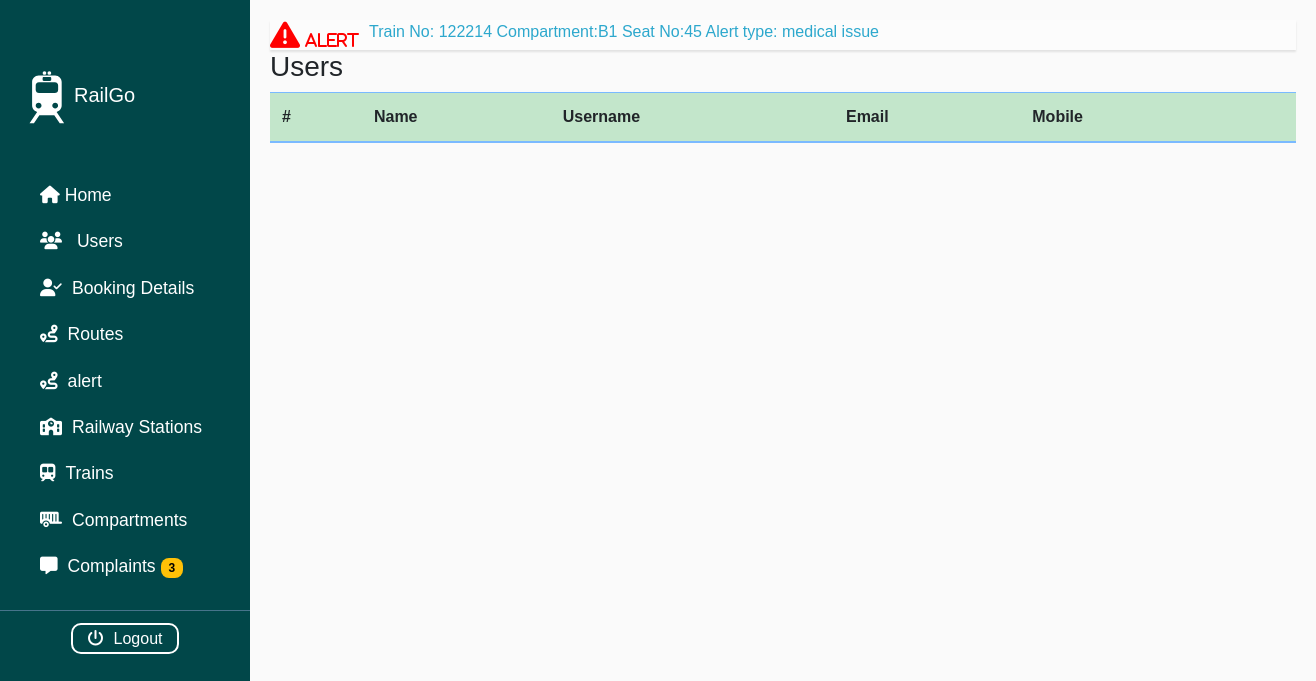
The app's page /users, older data.
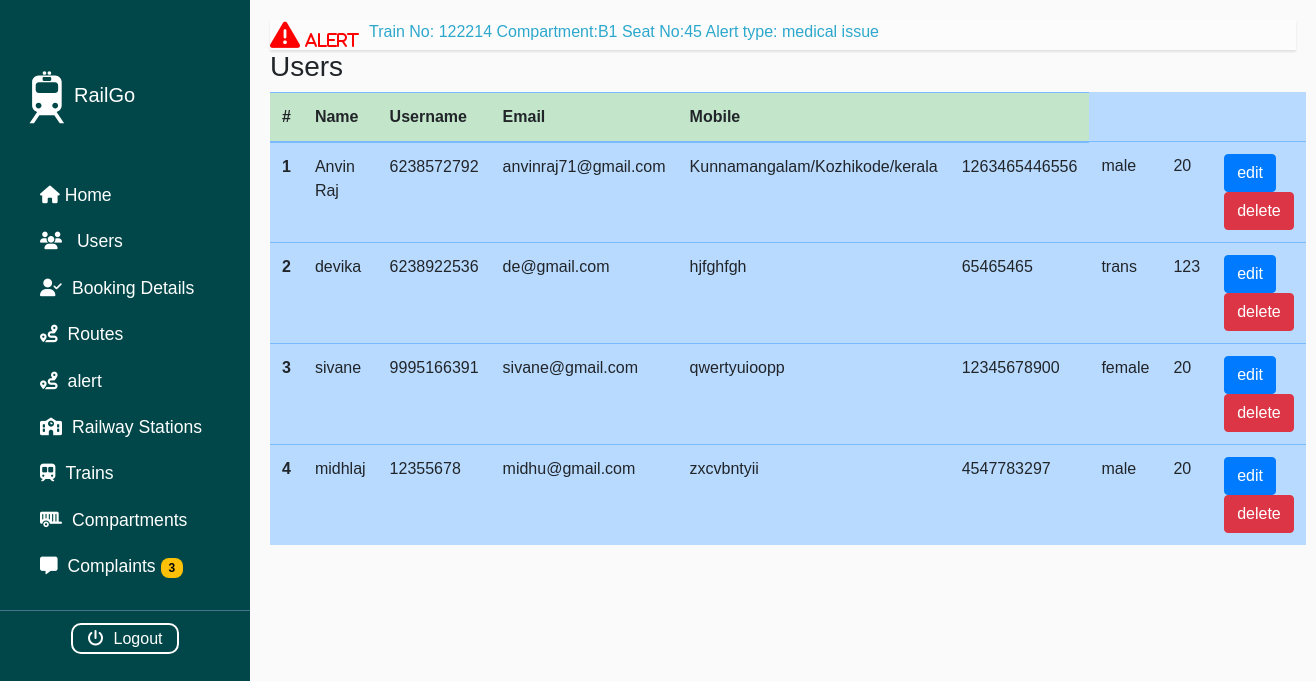
The same page, newer data.
### trsapp/models.py (models this page shows)
class user_model(models.Model):
    LOGINID=models.ForeignKey(Login_model,on_delete=models.CASCADE,null=True,blank=True)
    Fullname=models.CharField(max_length=100,null=True,blank=True)
    mobile=models.IntegerField(null=True,blank=True)
    email=models.CharField(max_length=100,null=True,blank=True)
    address=models.CharField(max_length=100,null=True,blank=True)
    gender=models.CharField(max_length=100,null=True,blank=True)
    age=models.IntegerField(null=True,blank=True)
    aadharnumber=models.CharField(max_length=100,null=True,blank=True)

### trsapp/views.py (the view)
# urls.py: path('users',Users.as_view(), name='users'),
class Users(View):
    def get(self, request):
        c=user_model.objects.all()
        return render(request, 'Administrator/users.html', {'a':c})

### templates/Administrator/users.html
{% extends 'Administrator/base.html' %}
{% block content%}
                <div class="tbl-div">
                    <h3>Users</h3>
                    <table class="table table-primary table-striped-columns table-hover">
                        <thead>
                            <tr class="table-success">
                              <th scope="col">#</th>
                              <th scope="col">Name</th>
                              <th scope="col">Username</th>
                              <th scope="col">Email</th>
                              <th scope="col">Mobile</th>
                              <th scope="col"></th>
                            </tr>
                          </thead>
                          <tbody>
                            {% for i in a %}
                            <tr>
                              <th scope="row">{{forloop.counter}}</th>
                              <td>{{i.Fullname}}</td>
                              <td>{{i.mobile}}</td>
                              <td>{{i.email}}</td>
                              <td>{{i.address}}</td>
                              <td>{{i.aadharnumber}}</td>
                              <td>{{i.gender}}</td>
                              <td>{{i.age}}</td>
                              <td>
                                 <a href="#" class="btn btn-primary">edit</a>
                                 <a href="#" class="btn btn-danger" onclick="confirm('are youe sure to delete this user?')">delete</a>
                              </td>
                            </tr>
                            {% endfor %}
                          </tbody>
                    </table>
                </div>
            </div>
        </div>
    </div>
{% endblock %}

### templates/Administrator/base.html (shortened to what this page needs)
{% load static %}
<!DOCTYPE html>
<html lang="en">
<head>
    <link href="https://stackpath.bootstrapcdn.com/bootstrap/4.5.2/css/bootstrap.min.css" rel="stylesheet">
    <link rel="stylesheet" href="https://cdnjs.cloudflare.com/ajax/libs/font-awesome/6.7.2/css/all.min.css" />
    <link rel="stylesheet" href="{% static 'css/style.css'%}">
    <link rel="stylesheet" href="{%static 'css/style2.css'%}">
</head>
<body>
    <div class="wrapper">
        <nav id="sidebar">
            <div class="sidebar-header">
                <h5>
                    RailGo
                </h5>
            </div>
            <ul class="list-unstyled components">
                <li>
                    <a href="/dash"><i class="fas fa-home"></i> Home</a>
                </li>
                <li>
                    <a href="/users"><i class="fa-solid fa-users"></i> Users</a>
                </li>
                <li>
                    <a href="/bookings "><i class="fa-solid fa-user-check"></i>Booking Details</a>
                </li>
                <li>
                    <a href="/routes"><i class="fa-solid fa-route"></i>Routes</a>
                </li>
                <li>
                    <a href="/alert"><i class="fa-solid fa-route"></i>alert</a>
                </li>
                <li>
                    <a href="/stations"><i class="fa-solid fa-school"></i>Railway Stations</a>
                </li>
                <li>
                    <a href="/trains"><i class="fa-solid fa-train-subway"></i>Trains</a>
                </li>
                <li>
                    <a href="/compartments"><i class="fa-solid fa-trailer"></i>Compartments</a>
                </li>
                <li>
                    <a href="/complaints"><i class="fa-solid fa-message"></i>Complaints <span class="badge">3</span></a>
                </li>
            </ul>
           <div style="text-align: center;">
            <a href="#" class="logout"><i class="fa-solid fa-power-off"></i>Logout</a>
           </div>
        </nav>
        <div id="content">
            <div class="main">
                <div class="alert-div" data-alert="1">
                    <i class="fa-solid fa-triangle-exclamation"><span>ALERT</span></i>
                    <marquee behavior="scroll" direction="left">
                        <a href="alert.html">
                            <span>Train No: </span>122214
                            <span>Compartment:</span>B1
                            <span>Seat No:</span>45
                            <span>Alert type:</span> medical issue
                        </a>
                    </marquee>
                </div>
                 {% block content%}
{% endblock%}
</body>
</html>

### static/css/style.css (style rules this page uses)
* { margin: 0; padding: 0; box-sizing: border-box; }
#sidebar { position: fixed; top: 0; left: 0; height: 100%; width: 250px; background-color: #343a40; padding-top: 50px; transition: all 0.3s; }
.sidebar-header { padding: 20px; background-color: #343a40; }
.list-unstyled.components { padding: 20px; border-bottom: 1px solid #4e5256; }
.fa-solid { margin-right: 10px; }
@media screen and (min-width: 769px) { .main { margin-left:250px ; } }
body { font-family: 'Poppins', sans-serif; background: #fafafa; }
a, a:hover, a:focus { color: inherit; text-decoration: none; }
#sidebar { min-width: 250px; max-width: 250px; background: #014749; color: #fff; transition: all 0.3s; }
#sidebar .sidebar-header { padding: 20px; background: #014749; }
#sidebar ul.components { padding: 20px 0; border-bottom: 1px solid #47748b; padding-left: 20px; }
#sidebar ul li a { padding: 10px 20px; font-size: 1.1em; display: block; text-decoration: none; color: white; }
.badge { font-size: 0.75rem; border-radius: 0.5rem; padding: 0.25rem 0.5rem; background-color: #ffc107; color: #000; }
#content { width: 100%; padding: 20px; min-height: 100vh; transition: all 0.3s; }
.logout { background-color: #014749; border:2px solid #fff; color: #fff; border-radius: 10px; padding: 5px 15px; }
.alert-div { display: flex; padding: 0; background-color: rgba(255, 255, 255, 0.4); box-shadow: 0 2px 2px rgba(0, 0, 0, 0.1); color: rgba(3, 150, 195, 0.831); }
.alert-div[data-alert="1"] i { font-size: 30px; color: red; animation: blink 1s infinite; }
.alert-div i span { font-size: 16px; margin-left: 5px; }

Row changes from the older to the newer data that the page shows:
added user_model: Fullname "Anvin Raj", mobile "6238572792", email "anvinraj71@gmail.com", address "Kunnamangalam/Kozhikode/kerala", aadharnumber "1263465446556", gender "male", age "20"
added user_model: Fullname "devika", mobile "6238922536", email "de@gmail.com", address "hjfghfgh", aadharnumber "65465465", gender "trans", age "123"
added user_model: Fullname "sivane", mobile "9995166391", email "sivane@gmail.com", address "qwertyuioopp", aadharnumber "12345678900", gender "female", age "20"
added user_model: Fullname "midhlaj", mobile "12355678", email "midhu@gmail.com", address "zxcvbntyii", aadharnumber "4547783297", gender "male", age "20"
